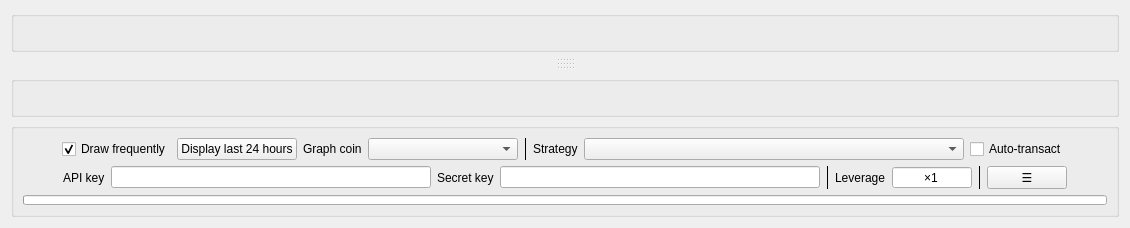
      <widget class="QWidget" name="tab">
       <attribute name="title">
        <string>Transact</string>
       </attribute>
       <layout class="QVBoxLayout" name="verticalLayout_3">
        <item>
         <widget class="QGroupBox" name="groupBox_2">
          <layout class="QHBoxLayout" name="horizontalLayout_4">
           <item>
            <widget class="QLabel" name="label_8">
             <property name="alignment">
              <set>Qt::AlignCenter</set>
             </property>
            </widget>
           </item>
          </layout>
         </widget>
        </item>
        <item>
         <widget class="QSplitter" name="splitter">
          <property name="orientation">
           <enum>Qt::Vertical</enum>
          </property>
          <widget class="QWidget" name="horizontalLayoutWidget_1">
           <layout class="QHBoxLayout" name="horizontalLayout_7"/>
          </widget>
          <widget class="QWidget" name="horizontalLayoutWidget">
           <layout class="QHBoxLayout" name="horizontalLayout_16"/>
          </widget>
          <widget class="QWidget" name="horizontalLayoutWidget_5">
           <layout class="QHBoxLayout" name="horizontalLayout_28"/>
          </widget>
          <widget class="QWidget" name="horizontalLayoutWidget_3">
           <layout class="QHBoxLayout" name="horizontalLayout_29"/>
          </widget>
         </widget>
        </item>
        <item>
         <widget class="QGroupBox" name="groupBox">
          <layout class="QHBoxLayout" name="horizontalLayout_3">
           <item>
            <widget class="QLabel" name="label_16">
             <property name="sizePolicy">
              <sizepolicy hsizetype="Preferred" vsizetype="Fixed">
               <horstretch>0</horstretch>
               <verstretch>0</verstretch>
              </sizepolicy>
             </property>
             <property name="font">
              <font/>
             </property>
             <property name="alignment">
              <set>Qt::AlignCenter</set>
             </property>
            </widget>
           </item>
          </layout>
         </widget>
        </item>
        <item>
         <widget class="QGroupBox" name="groupBox_9">
          <layout class="QVBoxLayout" name="verticalLayout_5">
           <item>
            <layout class="QHBoxLayout" name="horizontalLayout_15">
             <item>
              <spacer name="horizontalSpacer">
               <property name="orientation">
                <enum>Qt::Horizontal</enum>
               </property>
               <property name="sizeHint" stdset="0">
                <size>
                 <width>0</width>
                 <height>0</height>
                </size>
               </property>
              </spacer>
             </item>
             <item>
              <widget class="QCheckBox" name="checkBox_2">
               <property name="text">
                <string>Draw frequently</string>
               </property>
               <property name="checked">
                <bool>true</bool>
               </property>
              </widget>
             </item>
             <item>
              <widget class="QPushButton" name="pushButton_14">
               <property name="text">
                <string>Display last 24 hours</string>
               </property>
              </widget>
             </item>
             <item>
              <widget class="QLabel" name="label_2">
               <property name="text">
                <string>Graph coin</string>
               </property>
              </widget>
             </item>
             <item>
              <widget class="QComboBox" name="comboBox_4">
               <property name="minimumSize">
                <size>
                 <width>150</width>
                 <height>0</height>
                </size>
               </property>
               <property name="maximumSize">
                <size>
                 <width>150</width>
                 <height>16777215</height>
                </size>
               </property>
              </widget>
             </item>
             <item>
              <widget class="VerticalDivider" name="frame_7">
               <property name="frameShape">
                <enum>QFrame::VLine</enum>
               </property>
              </widget>
             </item>
             <item>
              <widget class="QLabel" name="label_21">
               <property name="text">
                <string>Strategy</string>
               </property>
              </widget>
             </item>
             <item>
              <widget class="QComboBox" name="comboBox_2">
               <property name="minimumSize">
                <size>
                 <width>380</width>
                 <height>0</height>
                </size>
               </property>
               <property name="maximumSize">
                <size>
                 <width>380</width>
                 <height>16777215</height>
                </size>
               </property>
              </widget>
             </item>
             <item>
              <widget class="QCheckBox" name="checkBox">
               <property name="maximumSize">
                <size>
                 <width>16777215</width>
                 <height>16777215</height>
                </size>
               </property>
               <property name="text">
                <string>Auto-transact</string>
               </property>
              </widget>
             </item>
             <item>
              <spacer name="horizontalSpacer_3">
               <property name="orientation">
                <enum>Qt::Horizontal</enum>
               </property>
               <property name="sizeHint" stdset="0">
                <size>
                 <width>0</width>
                 <height>0</height>
                </size>
               </property>
              </spacer>
             </item>
            </layout>
           </item>
           <item>
            <layout class="QHBoxLayout" name="horizontalLayout_5">
             <item>
              <spacer name="horizontalSpacer_2">
               <property name="orientation">
                <enum>Qt::Horizontal</enum>
               </property>
               <property name="sizeHint" stdset="0">
                <size>
                 <width>40</width>
                 <height>20</height>
                </size>
               </property>
              </spacer>
             </item>
             <item>
              <widget class="QLabel" name="label">
               <property name="text">
                <string>API key</string>
               </property>
              </widget>
             </item>
             <item>
              <widget class="QLineEdit" name="lineEdit_4">
               <property name="minimumSize">
                <size>
                 <width>320</width>
                 <height>0</height>
                </size>
               </property>
               <property name="maximumSize">
                <size>
                 <width>320</width>
                 <height>16777215</height>
                </size>
               </property>
               <property name="font">
                <font>
                 <pointsize>5</pointsize>
                </font>
               </property>
               <property name="maxLength">
                <number>64</number>
               </property>
               <property name="alignment">
                <set>Qt::AlignCenter</set>
               </property>
              </widget>
             </item>
             <item>
              <widget class="QLabel" name="label_18">
               <property name="text">
                <string>Secret key</string>
               </property>
              </widget>
             </item>
             <item>
              <widget class="QLineEdit" name="lineEdit_6">
               <property name="minimumSize">
                <size>
                 <width>320</width>
                 <height>0</height>
                </size>
               </property>
               <property name="maximumSize">
                <size>
                 <width>320</width>
                 <height>16777215</height>
                </size>
               </property>
               <property name="font">
                <font>
                 <pointsize>5</pointsize>
                </font>
               </property>
               <property name="maxLength">
                <number>64</number>
               </property>
               <property name="alignment">
                <set>Qt::AlignCenter</set>
               </property>
              </widget>
             </item>
             <item>
              <widget class="VerticalDivider" name="frame_4">
               <property name="frameShape">
                <enum>QFrame::VLine</enum>
               </property>
              </widget>
             </item>
             <item>
              <widget class="QLabel" name="label_7">
               <property name="text">
                <string>Leverage</string>
               </property>
              </widget>
             </item>
             <item>
              <widget class="QSpinBox" name="spinBox">
               <property name="minimumSize">
                <size>
                 <width>80</width>
                 <height>0</height>
                </size>
               </property>
               <property name="maximumSize">
                <size>
                 <width>80</width>
                 <height>16777215</height>
                </size>
               </property>
               <property name="alignment">
                <set>Qt::AlignCenter</set>
               </property>
               <property name="buttonSymbols">
                <enum>QAbstractSpinBox::NoButtons</enum>
               </property>
               <property name="correctionMode">
                <enum>QAbstractSpinBox::CorrectToNearestValue</enum>
               </property>
               <property name="prefix">
                <string>×</string>
               </property>
               <property name="minimum">
                <number>1</number>
               </property>
               <property name="maximum">
                <number>125</number>
               </property>
              </widget>
             </item>
             <item>
              <widget class="VerticalDivider" name="frame_3">
               <property name="frameShape">
                <enum>QFrame::VLine</enum>
               </property>
              </widget>
             </item>
             <item>
              <widget class="QPushButton" name="pushButton_12">
               <property name="sizePolicy">
                <sizepolicy hsizetype="Fixed" vsizetype="Fixed">
                 <horstretch>0</horstretch>
                 <verstretch>0</verstretch>
                </sizepolicy>
               </property>
               <property name="text">
                <string>☰</string>
               </property>
              </widget>
             </item>
             <item>
              <spacer name="horizontalSpacer_4">
               <property name="orientation">
                <enum>Qt::Horizontal</enum>
               </property>
               <property name="sizeHint" stdset="0">
                <size>
                 <width>40</width>
                 <height>20</height>
                </size>
               </property>
              </spacer>
             </item>
            </layout>
           </item>
           <item>
            <layout class="QHBoxLayout" name="horizontalLayout_27">
             <item>
              <widget class="QProgressBar" name="progressBar_2">
               <property name="font">
                <font>
                 <pointsize>1</pointsize>
                </font>
               </property>
               <property name="maximum">
                <number>1000</number>
               </property>
               <property name="textVisible">
                <bool>false</bool>
               </property>
              </widget>
             </item>
            </layout>
           </item>
          </layout>
         </widget>
        </item>
       </layout>
      </widget>
